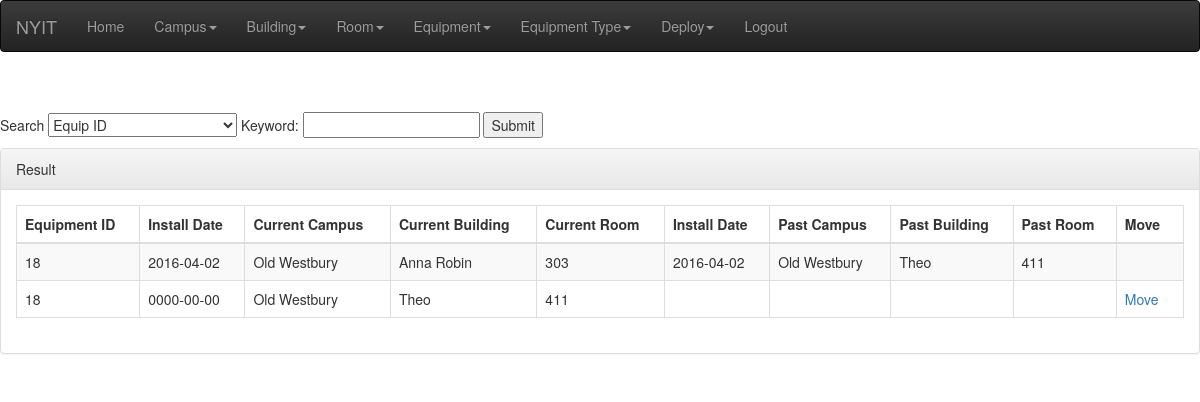
The page /ProjectOneV2/Deploy/Lookup.php?EquipID=18 (signed in) on the database its author committed.
### tables this page shows
CREATE TABLE `deploy` (
  `id` int(11) NOT NULL AUTO_INCREMENT,
  `EquipID` int(11) DEFAULT NULL,
  `DateInstall` date DEFAULT NULL,
  `CurrentCampusID` int(11) DEFAULT NULL,
  `CurrentBuildingID` int(11) DEFAULT NULL,
  `CurrentRoomID` int(11) DEFAULT NULL,
  `DateRemove` date DEFAULT NULL,
  `PastCampusID` int(11) DEFAULT NULL,
  `PastBuildingID` int(11) DEFAULT NULL,
  `PastRoomID` int(11) DEFAULT NULL,
  PRIMARY KEY (`id`)
);

### ProjectOneV2/Credential.php (called while the page is built, shortened)
<?php
$JsonCampus = '../Script/JSON/campus.json';
$JsonBuilding = '../Script/JSON/building.json';
$JsonRoom = '../Script/JSON/Room.json';
 ?>

### ProjectOneV2/Deploy/Lookup.php (the view, shortened to what this page needs)
<?php
$sql = "";
if( array_key_exists('EquipID',$_GET)){
  $sql = "SELECT * FROM nyit.deploy WHERE EquipID LIKE " . $_GET['EquipID'] . ";";
}
function populateTable(){
  global $sql;
  if($sql != ""){
    require '../Credential.php';
    $conn = new mysqli($servername, $username, $password, $dbname);
    $Campus = array();
    $Building = array();
    $Room = array();
    $str = file_get_contents($JsonCampus);
    $json = json_decode($str,true);
    foreach ($json as $value){
      $Campus[$value['id']] = $value['Name'];
    }
    $str = file_get_contents($JsonBuilding);
    $json = json_decode($str,true);
    foreach ($json as $value){
      $Building[$value['id']] = $value['Name'];
    }
    $str = file_get_contents($JsonRoom);
    $json = json_decode($str,true);
    foreach ($json as $value){
      $Room[$value['id']] = $value['RoomNumber'];
    }
    $result = $conn->query($sql);
    if ($result->num_rows > 0) {
      while($row = $result->fetch_assoc()) {
        $id = $row["EquipID"];
        $CurrentRoomID =  $Room[$row["CurrentRoomID"]];
        $CurrentCampusID =  $Campus[$row["CurrentCampusID"]];
        $CurrentBuildingID = $Building[$row["CurrentBuildingID"]];
        $DateInstall =  $row["DateInstall"];
        $PastRoomID =   "";
        $PastCampusID =   "";
        $PastBuildingID =  "";
        $PastDateInstall =  "";
        if( $row["PastRoomID"] != null)
        {
          $PastRoomID =  $Room[$row["PastRoomID"]];
          $PastCampusID = $Campus[$row["PastCampusID"]] ;
          $PastBuildingID =  $Building[$row["PastBuildingID"]];
          $PastDateInstall =  $row["DateRemove"];
        }
        echo "<tr>
        <td>".$id."</td>
        <td>".$DateInstall."</td>
        <td>".$CurrentCampusID."</td>
        <td>".$CurrentBuildingID."</td>
        <td>".$CurrentRoomID."</td>
        <td>".$PastDateInstall."</td>
        <td>".$PastCampusID."</td>
        <td>".$PastBuildingID."</td>
        <td>".$PastRoomID."</td>
        ";
        if ($PastCampusID == ""){
          echo "
          <td><a href = DeleteRoom.php?id=".$id." onclick=\"return confirm('Are you sure to delete Building id: ".$id."');\"> Move </a> &nbsp</td>
          </tr>";
        }
        else{
          echo "
          <td>&nbsp</td>
          </tr>";
        }
      }
    }
  }
}
?>
<!DOCTYPE html>
<html lang = "en">
<head>
  <div class="menu">
    <?php include 'header.php'; ?>
    <br><br>
  </div>
</head>
<body>
  <form method="post" action="<?php echo htmlspecialchars($_SERVER["PHP_SELF"]);?>">
    <p>
      Search
      <select name="key">
        <option value="EquipID">Equip ID</option>
      </select>
      Keyword: <input type="text" name="keyword">
      <input type="submit" name="submit" value="Submit">
    </p>
  </form>
  <div class="row">
    <div class="col-lg-12">
      <div class="panel panel-default">
        <div class="panel-heading">
          Result
        </div>
        <div class="panel-body">
          <div class="dataTable_wrapper">
            <table class="table table-striped table-bordered table-hover" id="dataTables-example">
              <thead>
                <tr>
                  <th>Equipment ID</th>
                  <th>Install Date</th>
                  <th>Current Campus</th>
                  <th>Current Building</th>
                  <th>Current Room</th>
                  <th>Install Date</th>
                  <th>Past Campus</th>
                  <th>Past Building</th>
                  <th>Past Room</th>
                  <th>Move</th>
                </tr>
              </thead>
              <tbody>
                <?php
                populateTable();
                ?>
              </tbody>
            </table>
          </div>
        </div>
      </div>
    </div>
  </div>
</body>
</html>

### rows shown on the page
deploy: EquipID "18", DateInstall "2016-04-02", CurrentCampusID "Old Westbury", CurrentBuildingID "Anna Robin", CurrentRoomID "303", DateRemove "2016-04-02", PastCampusID "Old Westbury", PastBuildingID "Theo", PastRoomID "411"
deploy: EquipID "18", DateInstall "0000-00-00", CurrentCampusID "Old Westbury", CurrentBuildingID "Theo", CurrentRoomID "411"
